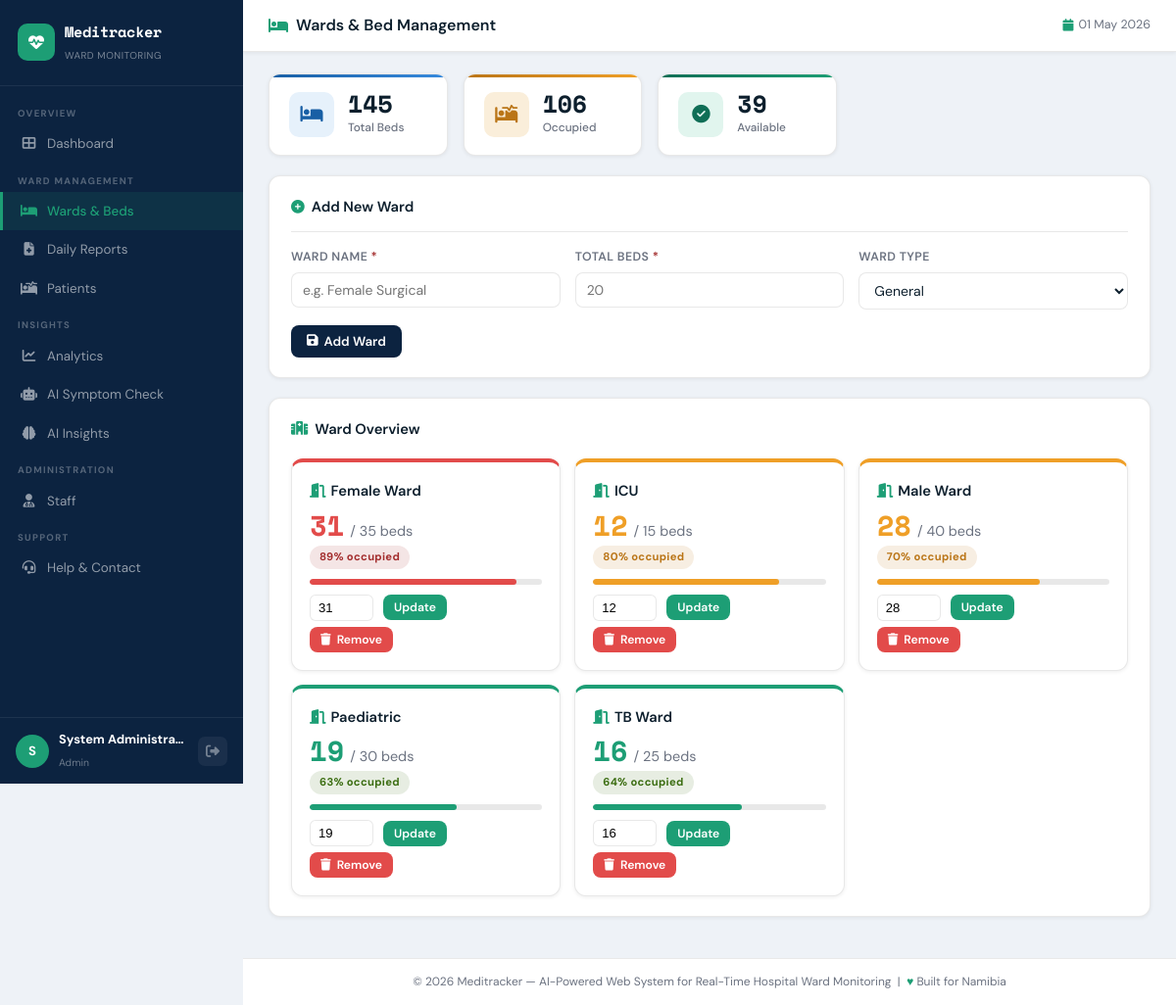
Screenshot of /modules/wards.php (signed in) with the database file from the repository.
### tables this page shows
CREATE TABLE `wards` (
  `id`            INT AUTO_INCREMENT PRIMARY KEY,
  `ward_name`     VARCHAR(100) NOT NULL,
  `total_beds`    INT DEFAULT 0,
  `occupied_beds` INT DEFAULT 0,
  `ward_type`     ENUM('general','icu','maternity','paediatric','surgical','tb','other') DEFAULT 'general',
  `created_at`    TIMESTAMP DEFAULT CURRENT_TIMESTAMP
);

### modules/wards.php (the view, shortened to what this page needs)
<?php
require_once '../includes/config.php';
$totBeds = (int)($conn->query("SELECT SUM(total_beds) FROM wards")->fetch_row()[0] ?? 0);
$occBeds = (int)($conn->query("SELECT SUM(occupied_beds) FROM wards")->fetch_row()[0] ?? 0);
$freeBeds= $totBeds - $occBeds;
?>
<?php include '../includes/header.php'; ?>
<div class="topbar">
  <div class="topbar-title"><i class="fas fa-bed"></i> Wards &amp; Bed Management</div>
  <div class="topbar-date"><i class="fas fa-calendar"></i> <?= date('d M Y') ?></div>
</div>
<div class="page-body">
<div class="stats-grid" style="grid-template-columns:repeat(3,1fr);max-width:580px;">
  <div class="stat-card blue">  <div class="stat-icon"><i class="fas fa-bed"></i></div>         <div class="stat-info"><h3><?= $totBeds ?></h3><p>Total Beds</p></div></div>
  <div class="stat-card amber"> <div class="stat-icon"><i class="fas fa-procedures"></i></div>   <div class="stat-info"><h3><?= $occBeds ?></h3><p>Occupied</p></div></div>
  <div class="stat-card teal">  <div class="stat-icon"><i class="fas fa-check-circle"></i></div> <div class="stat-info"><h3><?= $freeBeds ?></h3><p>Available</p></div></div>
</div>
<div class="card">
  <div class="card-header"><div class="card-title"><i class="fas fa-plus-circle"></i> Add New Ward</div></div>
  <form method="POST">
    <div class="form-grid" style="grid-template-columns:1fr 1fr 1fr;">
      <div class="form-group">
        <label>Ward Name <span style="color:var(--red)">*</span></label>
        <input type="text" name="ward_name" placeholder="e.g. Female Surgical" required>
      </div>
      <div class="form-group">
        <label>Total Beds <span style="color:var(--red)">*</span></label>
        <input type="number" name="total_beds" min="1" placeholder="20" required>
      </div>
      <div class="form-group">
        <label>Ward Type</label>
        <select name="ward_type">
          <option value="general">General</option>
        </select>
      </div>
    </div>
    <div class="mt-2"><button type="submit" class="btn btn-primary"><i class="fas fa-save"></i> Add Ward</button></div>
  </form>
</div>
<div class="card">
  <div class="card-title" style="margin-bottom:18px;"><i class="fas fa-hospital"></i> Ward Overview</div>
  <div class="ward-grid">
  <?php
  $wards = $conn->query("SELECT * FROM wards ORDER BY ward_name");
  while ($w = $wards->fetch_assoc()):
    $pct    = $w['total_beds'] > 0 ? round($w['occupied_beds'] / $w['total_beds'] * 100) : 0;
    $color  = $pct >= 85 ? 'var(--red-mid)' : ($pct >= 65 ? 'var(--amber-mid)' : 'var(--teal-mid)');
    $badge  = $pct >= 85 ? 'badge-danger' : ($pct >= 65 ? 'badge-warning' : 'badge-success');
  ?>
  <div class="ward-card" style="border-top-color:<?= $color ?>;">
    <div class="wc-name"><i class="fas fa-door-open" style="color:var(--teal-mid);margin-right:5px;"></i><?= htmlspecialchars($w['ward_name']) ?></div>
    <div style="display:flex;align-items:baseline;gap:6px;margin:8px 0 2px;">
      <div class="wc-count" style="color:<?= $color ?>"><?= $w['occupied_beds'] ?></div>
      <span style="font-size:0.9rem;color:var(--text-muted);">/ <?= $w['total_beds'] ?> beds</span>
    </div>
    <span class="badge <?= $badge ?>"><?= $pct ?>% occupied</span>
    <div class="prob-bar" style="margin:10px 0;">
      <div class="prob-fill" style="width:<?= $pct ?>%;background:<?= $color ?>;"></div>
    </div>
    <form method="POST" class="flex-gap" style="margin-top:8px;">
      <input type="number" name="occupied_beds" value="<?= $w['occupied_beds'] ?>" min="0" max="<?= $w['total_beds'] ?>"
             style="width:65px;padding:5px 8px;border-radius:6px;border:1.5px solid var(--border);font-size:0.82rem;">
      <button type="submit" class="btn btn-teal btn-sm">Update</button>
    </form>
    <form method="POST" style="margin-top:6px;">
      <button type="submit" class="btn btn-danger btn-sm"
              onclick="return confirm('Remove ward <?= htmlspecialchars($w['ward_name'], ENT_QUOTES) ?>?')">
        <i class="fas fa-trash"></i> Remove
      </button>
    </form>
  </div>
  <?php endwhile; ?>
  </div>
</div>
</div>
<?php include '../includes/footer.php'; ?>

### rows the page displays
wards: ward_name "Female Ward", occupied_beds "31", total_beds "35", pct "89"
wards: ward_name "ICU", occupied_beds "12", total_beds "15", pct "80"
wards: ward_name "Male Ward", occupied_beds "28", total_beds "40", pct "70"
wards: ward_name "Paediatric", occupied_beds "19", total_beds "30", pct "63"
wards: ward_name "TB Ward", occupied_beds "16", total_beds "25", pct "64"

### other values shown
$label "Dashboard Wards & Beds Daily Reports Patients Analytics AI Symptom Check AI Insights Staff Help & Contact"
$initials "S"
$_SESSION['full_name'] "System Administra…"
$role "Admin"
$totBeds "145"
$occBeds "106"
$freeBeds "39"
